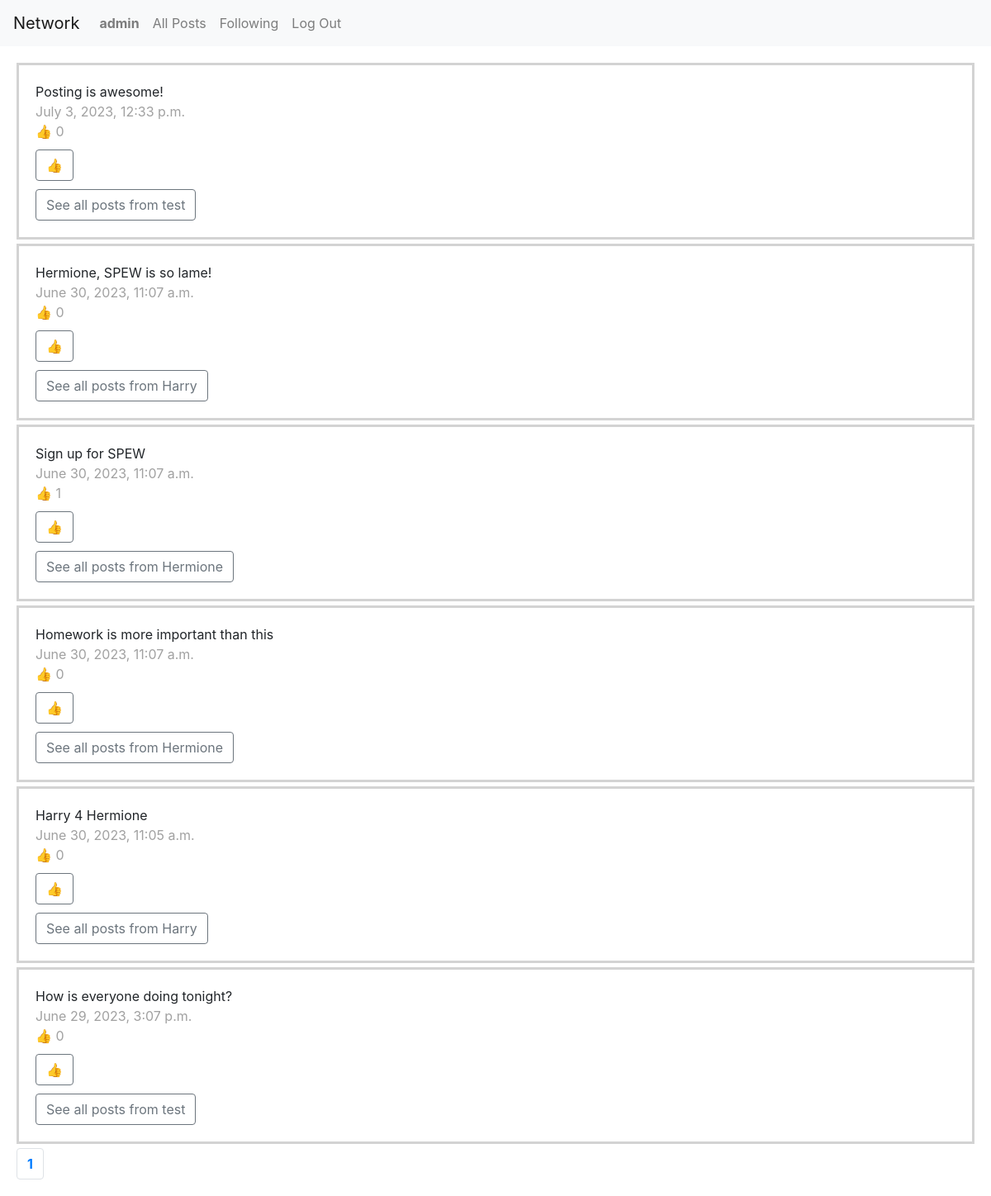
The page /following (signed in) on the database its author committed.
### network/models.py (models this page shows, shortened)
class User(AbstractUser):
    pass

class Post(models.Model):
    content = models.CharField(max_length=280)
    postingUser = models.ForeignKey(User, on_delete=models.CASCADE)
    timePosted = models.DateTimeField(auto_now_add=True)
    hearts = models.PositiveIntegerField(default=0)

### network/views.py (the view)
# urls.py: path("following", views.following, name="following"),
@login_required
def following(request, pageNum=1):
    user = User.objects.get(id=request.user.id)
    follows = user.users.all() # I don't understand why this works. I thought it should be users_they_follow, but it's not...
    post_list = []
    for follow in follows:
        posts = Post.objects.filter(postingUser=User(id=follow.user_they_follow.id),)
        for post in posts:
            post_list.append(post)
    post_list.sort(key=lambda x: x.timePosted, reverse=True)
    pages = Paginator(post_list, 10)
    return render(request, "network/following.html", {
        "pages": pages,
        "currentPageNum": pageNum,
        "posts": pages.page(pageNum)
    })

### network/templates/network/following.html (shortened to what this page needs)
{% extends "network/layout.html" %}
{% load static %}
{% block body %}
{% for post in posts %}
<div class="post" id="p{{post.id}}">
  <div id="pc{{post.id}}">{{post.content}}</div>
  <div class="light"> {{post.timePosted}}</div>
  <div id="hc{{post.id}}" class="light hearts">👍 {{post.hearts}}</div>
  <button id="hb{{post.id}}" style="display: block;" class="btn btn-outline-secondary heart-button" data-post="{{ post.id }}" >👍</button>
    <a href="{% url 'user' post.postingUser.id %}">
  <button  type="button" class="btn btn-outline-secondary">See all posts from
    {{post.postingUser.username}}</button>
  </a>
</div>
{% endfor %}
<nav aria-label="Page navigation example">
  <ul class="pagination">
    {% for page in pages.page_range %}
    {% if currentPageNum == page%}
    <li class="page-item"><a class="page-link" href="{% url 'index' page %}"><div class="bold">{{page}}</div></a></li>
    {% else %}
    <li class="page-item"><a class="page-link" href="{% url 'index' page %}">{{page}}</a></li>
    {% endif %}
    {% endfor %}
  </ul>
</nav>
{% endblock %}

### network/templates/network/layout.html (shortened to what this page needs)
{% load static %}
<!DOCTYPE html>
<html lang="en">
<head>
    <link rel="stylesheet" href="https://stackpath.bootstrapcdn.com/bootstrap/4.4.1/css/bootstrap.min.css"
>
    <link href="{% static 'network/styles.css' %}" rel="stylesheet">
</head>
<body>
    <nav class="navbar navbar-expand-lg navbar-light bg-light">
        <a class="navbar-brand" href="#">Network</a>
        <div>
            <ul class="navbar-nav mr-auto">
                {% if user.is_authenticated %}
                <li class="nav-item">
                    <a class="nav-link" href="#"><strong>{{ user.username }}</strong></a>
                </li>
                {% endif %}
                <li class="nav-item">
                    <a class="nav-link" href="{% url 'index' %}">All Posts</a>
                </li>
                {% if user.is_authenticated %}
                <li class="nav-item">
                    <a class="nav-link" href="{% url 'following' %}">Following</a>
                </li>
                <li class="nav-item">
                    <a class="nav-link" href="{% url 'logout' %}">Log Out</a>
                </li>
                {% endif %}
            </ul>
        </div>
    </nav>
    <div class="body">
        {% block body %}
        {% endblock %}
    </div>
</body>
</html>

### network/static/network/styles.css (style rules this page uses)
.post { border-style: solid; border-color: lightgray; padding: 20px; margin-bottom:5px; }
.bold { font-weight: bold; }
.light { color: #a1a1a1; }
button { margin-top:10px; }
.body { margin: 20px; }

### rows shown on the page
User: username "admin"
Post: content "Posting is awesome!", timePosted "July 3, 2023, 12:33 p.m.", hearts "0", postingUser.username "test"
Post: content "Hermione, SPEW is so lame!", timePosted "June 30, 2023, 11:07 a.m.", hearts "0", postingUser.username "Harry"
Post: content "Sign up for SPEW", timePosted "June 30, 2023, 11:07 a.m.", hearts "1", postingUser.username "Hermione"
Post: content "Homework is more important than this", timePosted "June 30, 2023, 11:07 a.m.", hearts "0", postingUser.username "Hermione"
Post: content "Harry 4 Hermione", timePosted "June 30, 2023, 11:05 a.m.", hearts "0", postingUser.username "Harry"
Post: content "How is everyone doing tonight?", timePosted "June 29, 2023, 3:07 p.m.", hearts "0", postingUser.username "test"

### other values the page prints
{{ page }} "1"
